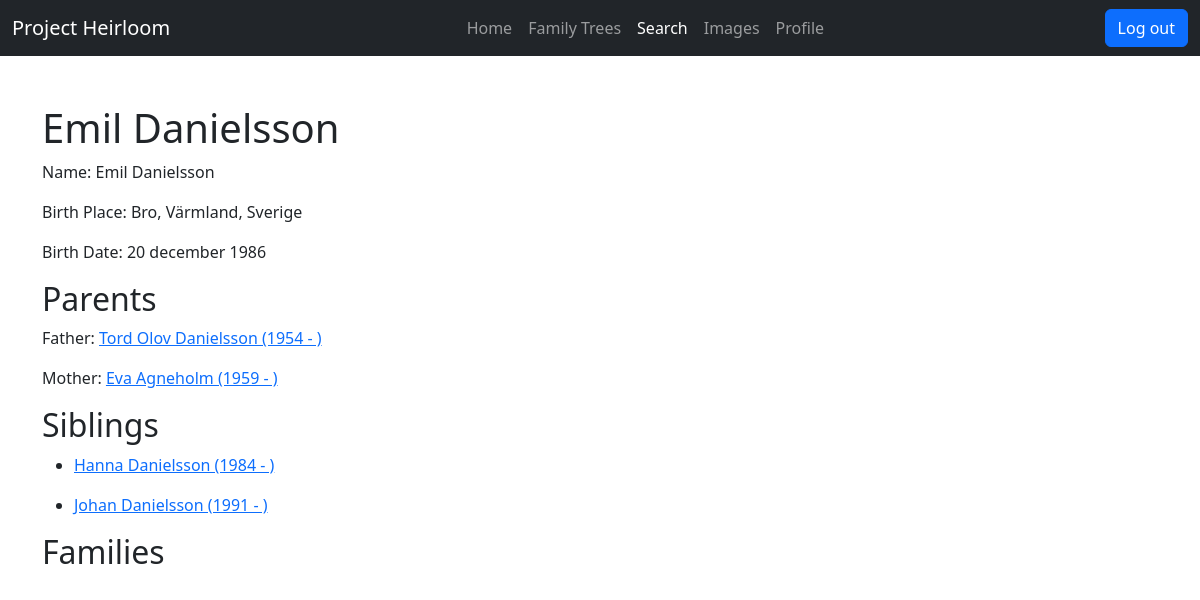
Page /genealogy/person/25776 (signed in) on the earlier database version.
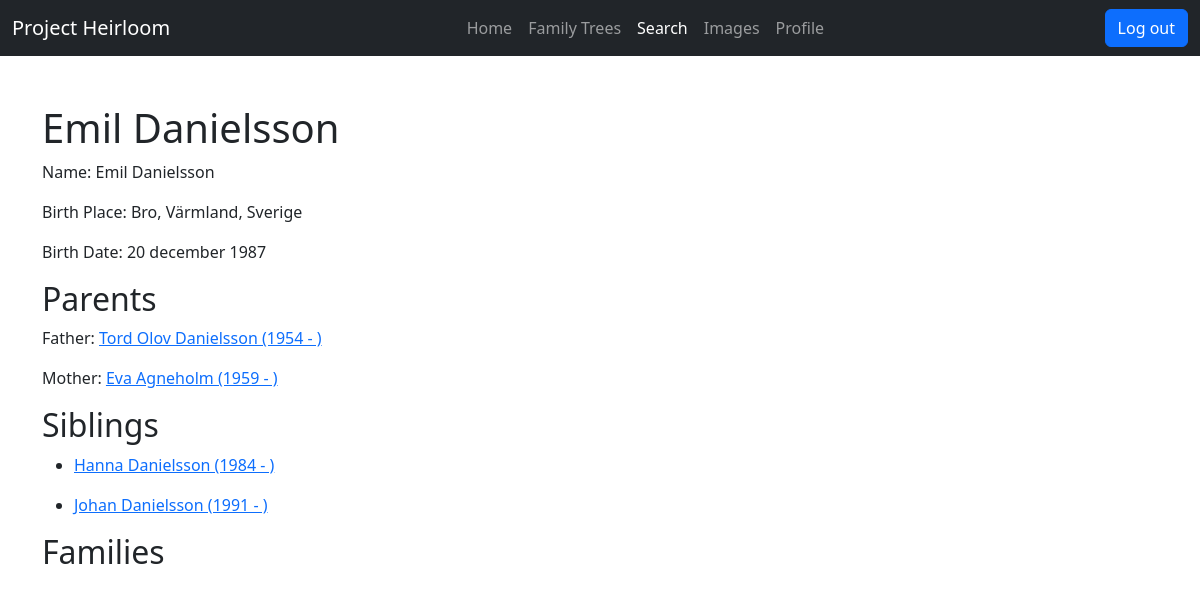
Same page on the later database version.
### genealogy/models.py (models this page shows, shortened)
class Individual(models.Model):
    SEX_CHOICES = (
        ("M", "Male"),
        ("F", "Female"),
        ("U", "Unknown"),
    )
    indi_id = models.CharField(max_length=20, null=True, blank=True)
    tree = models.ForeignKey(Tree, on_delete=models.CASCADE, related_name="individuals")
    first_name = models.CharField(max_length=100, null=True, blank=True)
    last_name = models.CharField(max_length=100, null=True, blank=True)
    sex = models.CharField(max_length=10, choices=SEX_CHOICES, default="U")
    birth_date = models.CharField(max_length=100, null=True, blank=True)
    birth_place = models.CharField(max_length=100, null=True, blank=True)
    birth_year = models.PositiveSmallIntegerField(null=True, blank=True)
    death_date = models.CharField(max_length=100, null=True, blank=True)
    death_place = models.CharField(max_length=100, null=True, blank=True)
    death_cause = models.CharField(max_length=100, null=True, blank=True)
    death_year = models.PositiveSmallIntegerField(null=True, blank=True)
    alive = models.BooleanField(default=False)
    added = models.DateField(auto_now_add=True)
    last_updated = models.DateField(auto_now=True)
    class Meta:
        constraints = [
            models.UniqueConstraint(fields=['tree', 'indi_id'], name='Tree and INDI combination')
        ]
        ordering = ['last_name']
    def get_name_years(self):
        string = ""
        if self.first_name:
            string += self.first_name
        if self.last_name:
            string += f" {self.last_name}"
        if self.birth_year or self.death_year:
            if self.birth_year and self.death_year:
                string += f" ({self.birth_year} - {self.death_year})"
            elif self.birth_year:
                string += f" ({self.birth_year} - )"
            else:
                string += f" ( - {self.death_year})"
        return string
    def __str__(self):
        return f"{self.first_name} {self.last_name}"

class Child(models.Model):
    RELATIONS = (
        ("A", "Adopted"),
        ("B", "Biological"),
        ("F", "Foster"),
        ("U", "Unknown"),
    )
    family = models.ForeignKey(
        Family,
        on_delete=models.CASCADE,
        null=True,
        blank=True
    )
    indi = models.ForeignKey(
        Individual,
        on_delete=models.CASCADE,
        null=True,
        blank=True
    )
    relation = models.CharField(
        choices=RELATIONS,
        max_length=1,
        default="B"
    )
    class Meta:
        constraints = [
            models.UniqueConstraint(fields=['family', 'indi'], name='Individual and family combination')
        ]
        verbose_name_plural = "Children"

### genealogy/views.py (the view, shortened to what this page needs)
# urls.py: path('person/<int:id>', views.person, name='person'),
@login_required
def person(request, id):
    try:
        this_person = Individual.objects.get(id=id)
    except Individual.DoesNotExist:
        raise Http404("Individual does not exist.")
    trees = Tree.objects.filter(user=request.user)
    if this_person.tree not in trees:
        raise Http404("Individual not found in any of your trees.")
    father = None
    mother = None
    siblings = None
    families = None
    children_objects = Child.objects.filter(indi=this_person)
    if children_objects:
        father = children_objects[0].family.husband
        mother = children_objects[0].family.wife
        siblings = Child.objects.filter(family=children_objects[0].family).exclude(id=children_objects[0].id)
    family_objects = Family.objects.filter(Q(husband=this_person) | Q(wife=this_person))
    return render(
        request,
        'genealogy/person.html',
        {
            'section': 'search',
            'person': this_person,
            'father': father,
            'mother': mother,
            'siblings': siblings,
            'families': families
        }
    )

### genealogy/templates/genealogy/person.html (shortened to what this page needs)
{% extends "base.html" %}
{% block content %}
    <h1>{{ person }}</h1>
    <p>Name: {{ person }}</p>
    {% if person.birth_place %}
        <p>Birth Place: {{ person.birth_place }}</p>
    {% endif %}
    {% if person.birth_date %}
        <p>Birth Date: {{ person.birth_date }}</p>
    {% endif %}
    <h2>Parents</h2>
    <p>Father: {% if father %}<a href="{% url 'person' father.id %}">{{ father.get_name_years }}</a>{% else %}-{% endif %}</p>
    <p>Mother: {% if mother %}<a href="{% url 'person' mother.id %}">{{ mother.get_name_years }}</a>{% else %}-{% endif %}</p>
    <h2>Siblings</h2>
    {% if siblings %}
        <ul>
        {% for sibling in siblings %}
            <li><p><a href="{% url 'person' sibling.indi.id %}">{{ sibling.indi.get_name_years }}</a></p></li>
        {% endfor %}
        </ul>
    {% else %}
        <p>No siblings</p>
    {% endif %}
    <h2>Families</h2>
{% endblock content %}

### genealogy/templates/base.html (shortened to what this page needs)
<!DOCTYPE html>
<html lang="en">
<head>
    {% load static %}
    {% load bootstrap5 %}
    {% bootstrap_css %}
</head>
<body>
    <nav class="navbar navbar-expand-sm navbar-dark bg-dark">
        <div class="container-fluid">
            <a class="navbar-brand" href="{% url "home" %}">Project Heirloom</a>
            {% if request.user.is_authenticated %}
            <ul class="navbar-nav">
                <li class="nav-item">
                    <a href="{% url "home" %}" class="nav-link {% if section == "home" %}active{% endif %}">Home</a>
                </li>
                <li class="nav-item">
                    <a href="{% url "family_tree" %}" class="nav-link {% if section == "family_tree" %}active{% endif %}">Family Trees</a>
                </li>
                <li class="nav-item">
                    <a href="{% url "search" %}" class="nav-link {% if section == "search" %}active{% endif %}">Search</a>
                </li>
                <li class="nav-item">
                    <a href="{% url "images" %}" class="nav-link {% if section == "images" %}active{% endif %}">Images</a>
                </li>
                <li class="nav-item">
                    <a href="{% url "edit_profile" %}" class="nav-link {% if section == "edit_profile" %}active{% endif %}">Profile</a>
                </li>
            </ul>
            {% endif %}
            {% if request.user.is_authenticated %}
                <form action="{% url "logout" %}" method="post" class="d-flex">
                    <button type="submit" class="btn btn-primary">Log out</button>
                </form>
            {% else %}
                <form action="{% url "login" %}" method="post" class="d-flex">
                    {% csrf_token %}
                    <button type="submit" class="btn btn-primary">Log in</button>
                </form>
            {% endif %}
        </div>
    </nav>
    <div id="content">
        <div class="container mt-5">
            {% block content %}
            {% endblock %}
        </div>
    </div>
</body>
</html>

Differences in the rows shown:
changed Individual "Emil Danielsson": birth_date "20 december 1986" → "20 december 1987"
